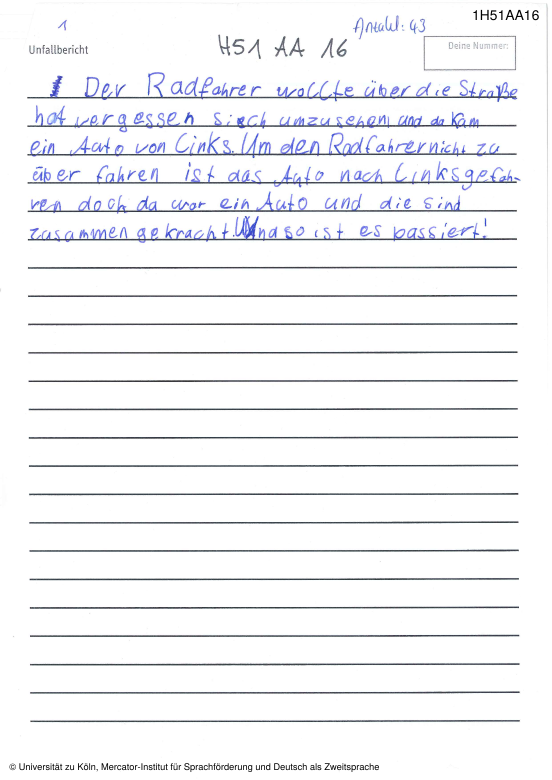
#> input picture data/example_text_2.png, 1654 x 2339 px (shown at 1/3 size)
$ jupyter execute preprocess_image.ipynb
#> lines starting #> are read from the running program, lines starting #| are printed output that depends on the picture; after the words box and inside, x2 and y2 are one past the last pixel; in counts of white or black regions, pixels touching at a corner belong together
#> further down, image_2_orig is the input picture: shape (2339, 1654, 3); mean B, G, R 246.1, 243.7, 243.1
### src/image_preprocessing/preprocess_image.py
import cv2
import numpy as np


def remove_lines(document):
	""" This function takes a lined document and removes all horizontal page lines.
	The same document without lines (as if it were blank) is returned.
	"""

	temp_document = cv2.cvtColor(document, cv2.COLOR_BGR2GRAY)
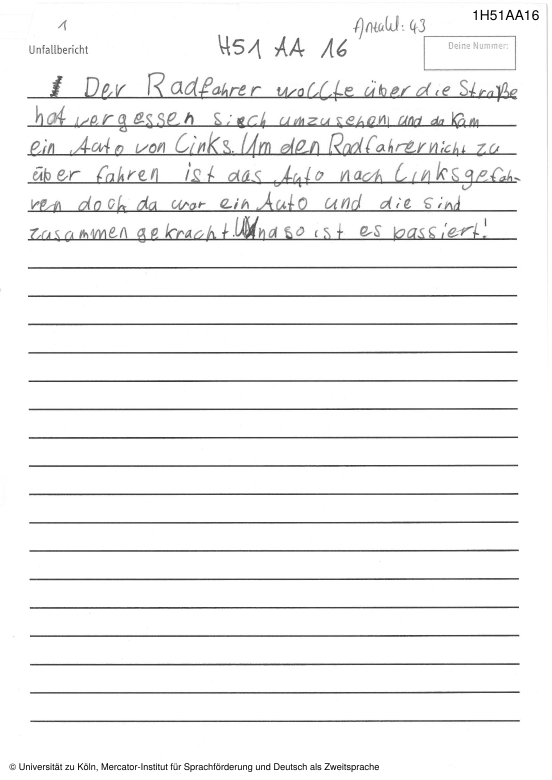
#> temp_document: shape (2339, 1654) (shown at 1/3 size); min 0, max 255, mean 243.8
	img = cv2.bitwise_not(temp_document)
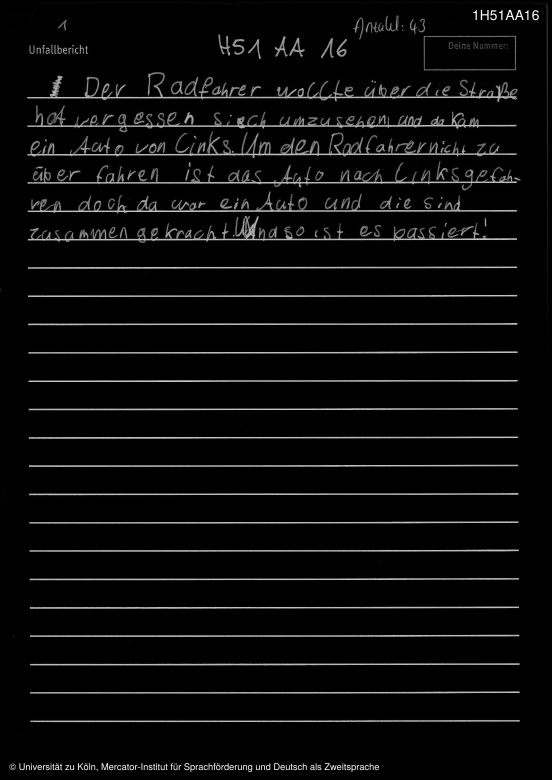
#> img: shape (2339, 1654) (shown at 1/3 size); min 0, max 255, mean 11.2

	th2 = cv2.adaptiveThreshold(img,255, cv2.ADAPTIVE_THRESH_MEAN_C,cv2.THRESH_BINARY,15,-2)
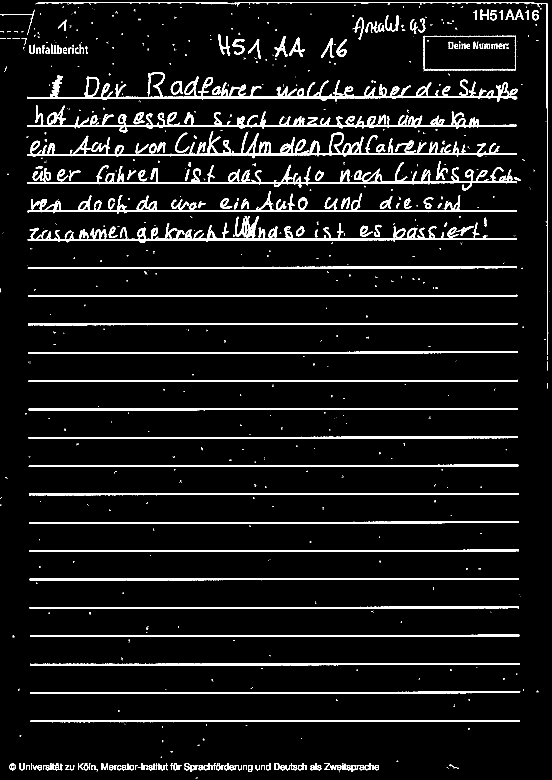
#> th2: shape (2339, 1654) (shown at 1/3 size); 6.8% white; 1020 white regions (767 under 20 px), largest, box (x1, y1, x2, y2) and area: (81, 216, 1553, 306) 17315, (82, 315, 1550, 397) 17281, (83, 648, 1551, 729) 16433

	#step0: identify kernel mask of horizontal lines
	horizontal = th2
	rows,cols = horizontal.shape
#> rows = 2339; cols = 1654

	horizontalsize = int(cols / 15)
#> horizontalsize = 110
	horizontalStructure = cv2.getStructuringElement(cv2.MORPH_RECT, (horizontalsize,3))
	horizontal = cv2.erode(horizontal, horizontalStructure)
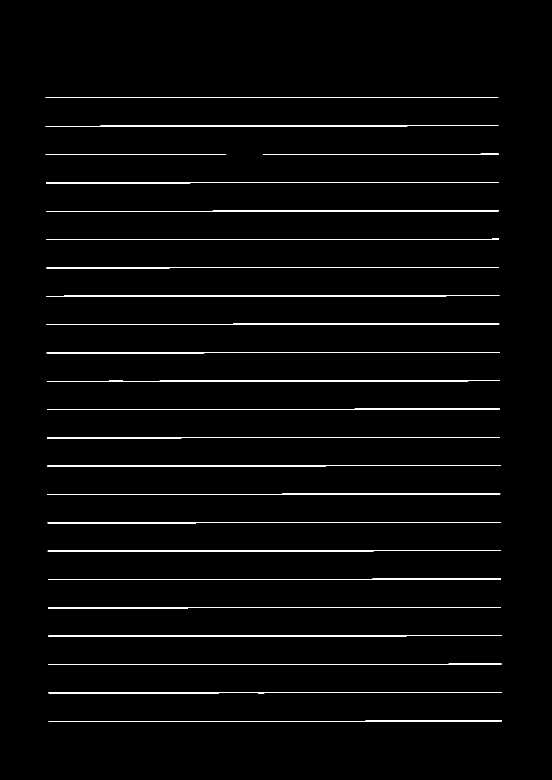
#> horizontal: shape (2339, 1654) (shown at 1/3 size); 1.8% white in thin lines or dots, all inside (x1, y1, x2, y2) = (137, 291, 1505, 2165)
	horizontal = cv2.dilate(horizontal, horizontalStructure)
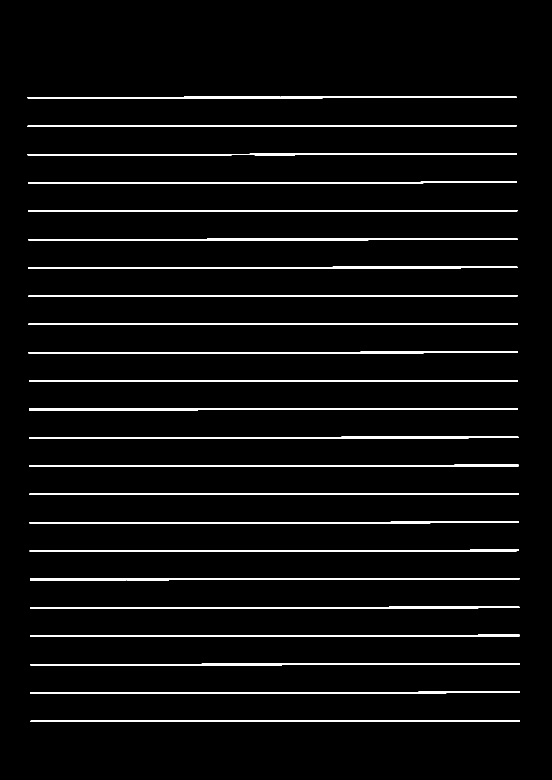
#> horizontal: shape (2339, 1654) (shown at 1/3 size); 3.9% white; 24 white regions, largest, box (x1, y1, x2, y2) and area: (85, 885, 1553, 891) 6777, (87, 1310, 1555, 1316) 6740, (85, 800, 1552, 806) 6719

	kernel = np.ones((5,5), dtype = "uint8") #strengthen lines so everything is cut out (without residues)
	horizontal = cv2.dilate(horizontal, kernel)
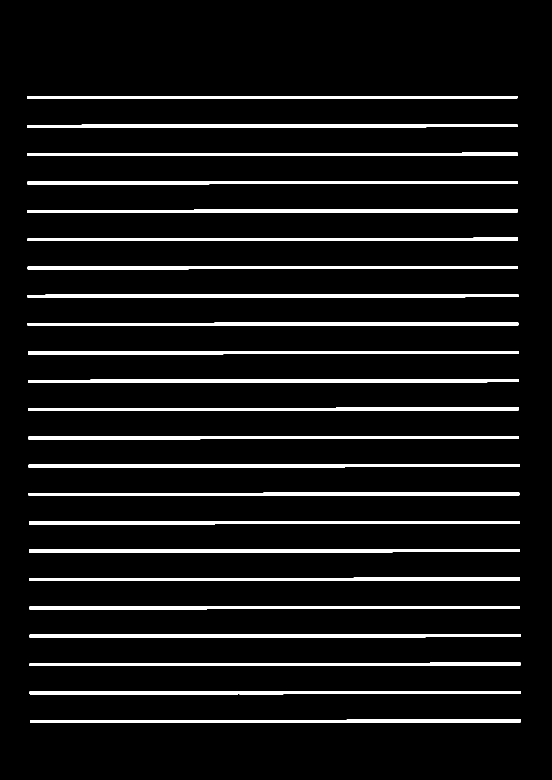
#> horizontal: shape (2339, 1654) (shown at 1/3 size); 7.4% white; 23 white regions, largest, box (x1, y1, x2, y2) and area: (83, 883, 1555, 893) 12689, (85, 1308, 1557, 1318) 12652, (89, 2073, 1562, 2083) 12628

	#step1: identify line edges
	edges = cv2.adaptiveThreshold(horizontal,255, cv2.ADAPTIVE_THRESH_MEAN_C,cv2.THRESH_BINARY,3,-2)
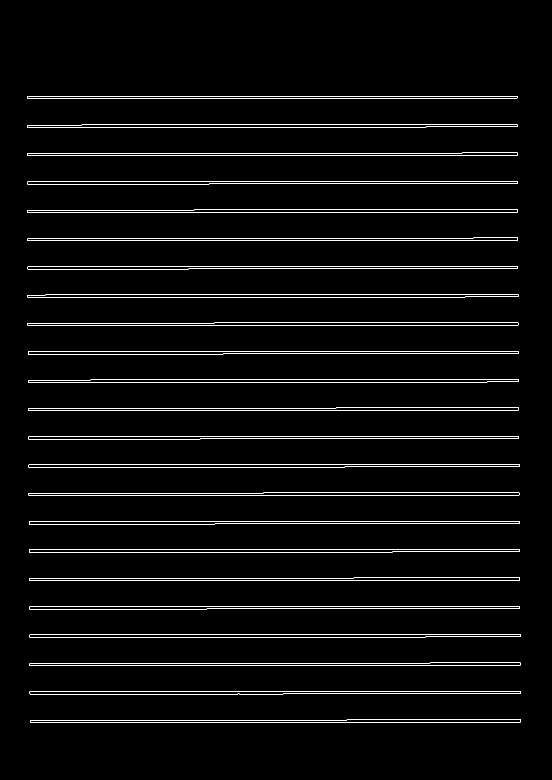
#> edges: shape (2339, 1654) (shown at 1/3 size); 1.8% white in thin lines or dots, all inside (x1, y1, x2, y2) = (81, 288, 1562, 2168)

	#step2: strengthen line size
	kernel = np.ones((2, 2), dtype = "uint8")
	dilated = cv2.dilate(edges, kernel)
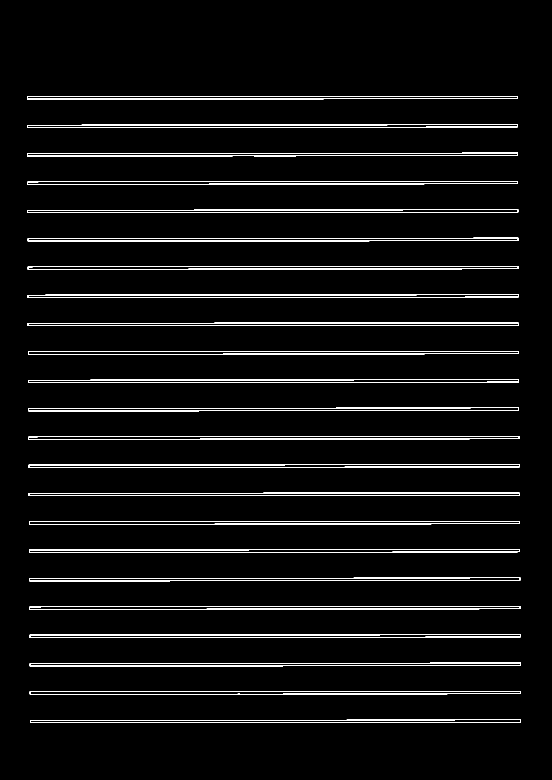
#> dilated: shape (2339, 1654) (shown at 1/3 size); 3.5% white in thin lines or dots, all inside (x1, y1, x2, y2) = (81, 288, 1563, 2169)

	# step3: blur original horiz. lines
	smooth = horizontal.copy()
	smooth = cv2.blur(smooth, (20,20))
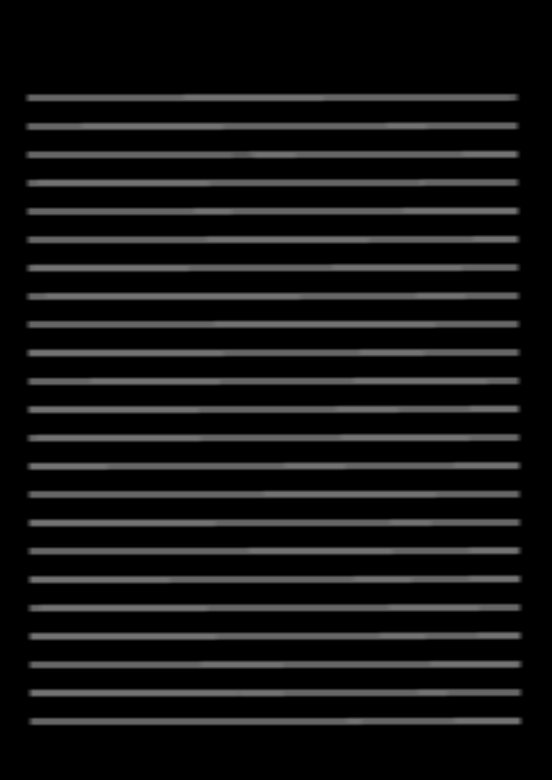
#> smooth: shape (2339, 1654) (shown at 1/3 size); min 0, max 115, mean 18.8

	#step4: remove fog around original lines
	(rows, cols) = np.where(img == 255)
#> rows = 4529 values from 30 to 2315; cols = 4529 values, max 1615 at index 786, min 33 at index 2320, mean 851.2
	horizontal[rows, cols] = smooth[rows, cols]

	#step5: subtract line mask from document
	threshold= set(range(80,256))
	for i, array in enumerate(horizontal):
		for j, element in enumerate(array):
			if element in threshold:
				temp_document[i, j] = 255
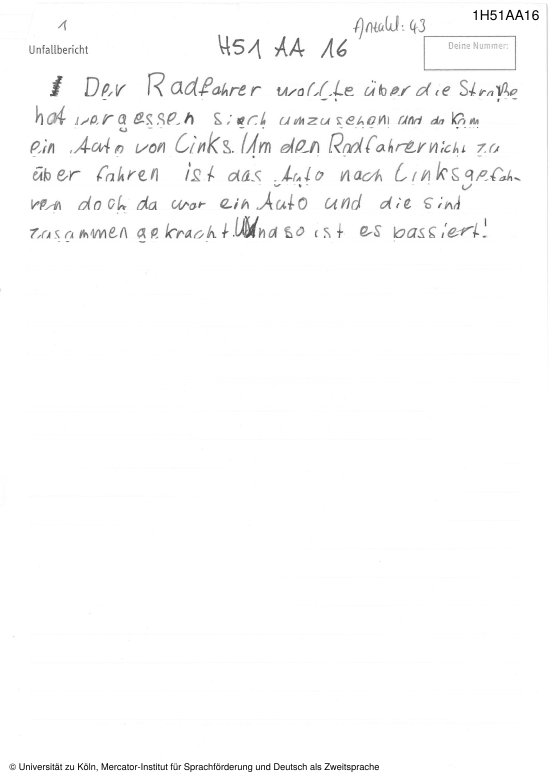
#> temp_document: shape (2339, 1654) (shown at 1/3 size); 7.04% of pixels changed, all inside (x1, y1, x2, y2) = (81, 288, 1562, 2168)

	return temp_document

### src/aux_functions/helpers.py
# -*- coding: utf-8 -*-
"""
Helper functions for ocr project
"""
import matplotlib.pyplot as plt
import numpy as np
import cv2

SMALL_HEIGHT = 800


# [7 lines left out: function resize, not called in this run]


def ratio(img, height=SMALL_HEIGHT):
    """ Getting scale ratio """
    return img.shape[0] / height


# [12 lines left out: function extendImg, not called in this run]

def display_image(img, cmap=None):
    dpi = 80
    margin = 0.05 # (5% of the width/height of the figure...)
    xpixels, ypixels = 800, 800

    # Make a figure big enough to accomodate an axis of xpixels by ypixels
    # as well as the ticklabels, etc...
    figsize = (1 + margin) * ypixels / dpi, (1 + margin) * xpixels / dpi

    fig = plt.figure(figsize=figsize, dpi=dpi)
    # Make the axis the right size...
    ax = fig.add_axes([margin, margin, 1 - 2*margin, 1 - 2*margin])

    ax.imshow(img, cmap=cmap)
    plt.show()
    return print("loaded")

### src/image_preprocessing/preprocess_image.ipynb
_Code to do image preprocessing, that is removing noise such as stains and lines_

### Remove lines from lined paper

[cell 1]
#Import external packages

import cv2
import matplotlib.pyplot as plt
import numpy as np
import pandas as pd

import sys, os

plt.rcParams['figure.figsize'] = (15.0, 9.0)

print("OpenCV: " + cv2.__version__)
print("Numpy: " + np.__version__)
print("Pandas: " + pd.__version__)

[cell 2]
# Import internal packages

#Hack to add parent directory to PYTHONPATH
sys.path.insert(0,os.path.abspath(".."))
print(os.path.abspath(".."))
from aux_functions.helpers import *
from image_preprocessing.preprocess_image import remove_lines

print('auxiliary functions loaded')

[cell 3]
source_dir = os.path.abspath("../../data/")
image_2_orig = cv2.imread(source_dir+'/example_text_2.png')

result = remove_lines(image_2_orig)
display_image(result, "gray")

[cell 4]
image_2 = cv2.cvtColor(image_2_orig, cv2.COLOR_BGR2GRAY)
img = cv2.bitwise_not(image_2)
th2 = cv2.adaptiveThreshold(img,255, cv2.ADAPTIVE_THRESH_MEAN_C,cv2.THRESH_BINARY,15,-2)

#step0: get horizontal lines
horizontal = th2
rows,cols = horizontal.shape
#> rows = 2339; cols = 1654

horizontalsize = int(cols / 15)
#> horizontalsize = 110
horizontalStructure = cv2.getStructuringElement(cv2.MORPH_RECT, (horizontalsize,3))
horizontal = cv2.erode(horizontal, horizontalStructure)
horizontal = cv2.dilate(horizontal, horizontalStructure)

kernel = np.ones((5,5), dtype = "uint8")
horizontal = cv2.dilate(horizontal, kernel)

[cell 5]
#step1: identify line edges
edges = cv2.adaptiveThreshold(horizontal,255, cv2.ADAPTIVE_THRESH_MEAN_C,cv2.THRESH_BINARY,3,-2)

#step2: strengthen line size
kernel = np.ones((2, 2), dtype = "uint8")
dilated = cv2.dilate(edges, kernel)

# step3: blur original horiz. lines
smooth = horizontal.copy()
smooth = cv2.blur(smooth, (20,20))

#step 5
(rows, cols) = np.where(img == 255)
#> rows = 4529 values from 30 to 2315; cols = 4529 values, max 1615 at index 786, min 33 at index 2320, mean 851.2
horizontal[rows, cols] = smooth[rows, cols]

[cell 6]
threshold= set(range(80,256))
for i, array in enumerate(horizontal):
    for j, element in enumerate(array):
        if element in threshold:
            image_2[i, j] = 255

[cell 7]
display_image(image_2, "gray")

$ run again, with data/example_text_3.png copied over data/example_text_2.png
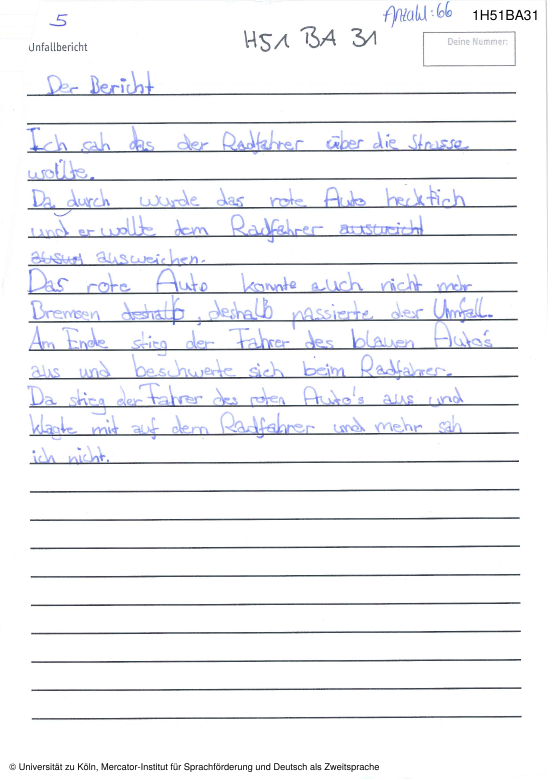
#> input picture data/example_text_3.png, 1654 x 2339 px (shown at 1/3 size)
#> image_2_orig is the input picture: shape (2339, 1654, 3); mean B, G, R 246.3, 243.4, 242.7
#> in remove_lines, `th2 = cv2.adaptiveThreshold(img,255, cv2.ADAPTIVE_THRESH_MEAN_C,cv2.TH..`:
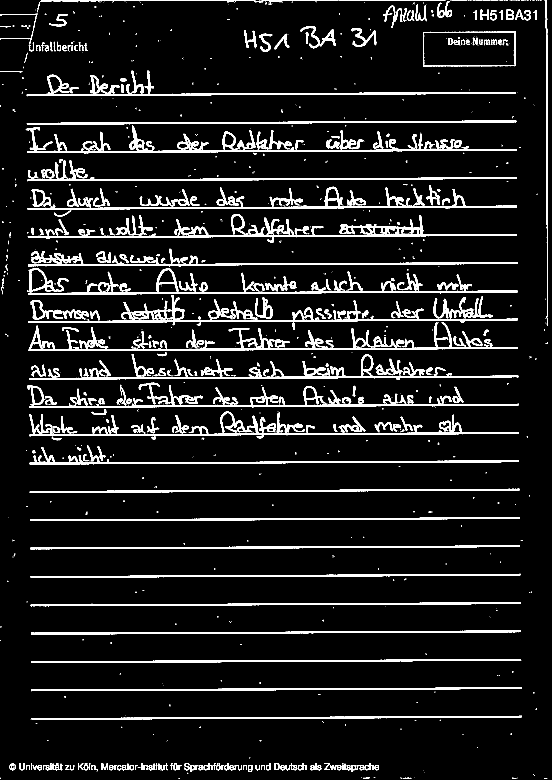
#> th2: shape (2339, 1654) (shown at 1/3 size); 8.2% white; 1304 white regions (895 under 20 px), largest, box (x1, y1, x2, y2) and area: (79, 377, 1550, 460) 14314, (83, 643, 1551, 729) 13935, (86, 977, 1554, 1053) 11140
#> edges: shape (2339, 1654); 1.8% white in thin lines or dots, all inside (x1, y1, x2, y2) = (80, 275, 1568, 2161)
#> dilated: shape (2339, 1654); 3.5% white in thin lines or dots, all inside (x1, y1, x2, y2) = (80, 275, 1569, 2162)
#> in remove_lines, `(rows, cols) = np.where(img == 255)`: rows = 4587 values from 30 to 2315; cols = 4587 values, max 1608 at index 64, min 33 at index 2378, mean 858.7
#> after the loop in remove_lines, `for i, array in enumerate(horizontal):`:
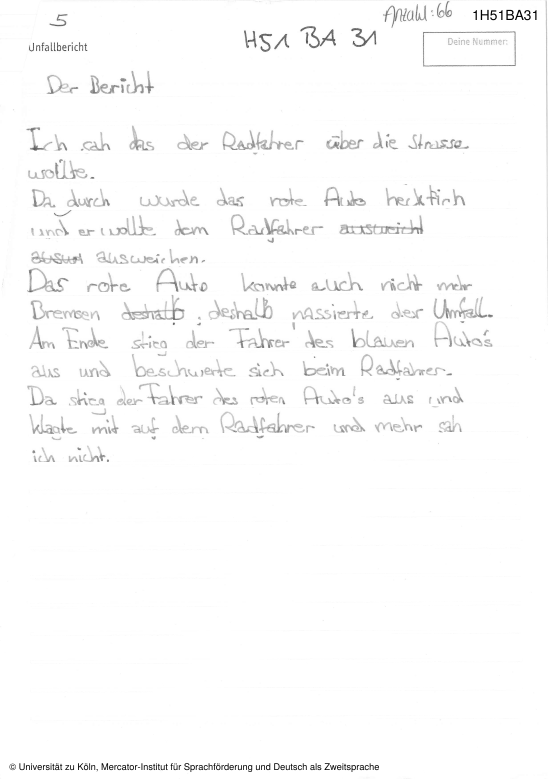
#> temp_document: shape (2339, 1654) (shown at 1/3 size); min 0, max 255, mean 251
#> `(rows, cols) = np.where(img == 255)`: rows = 4587 values from 30 to 2315

$ run again, with data/example_text.png copied over data/example_text_2.png
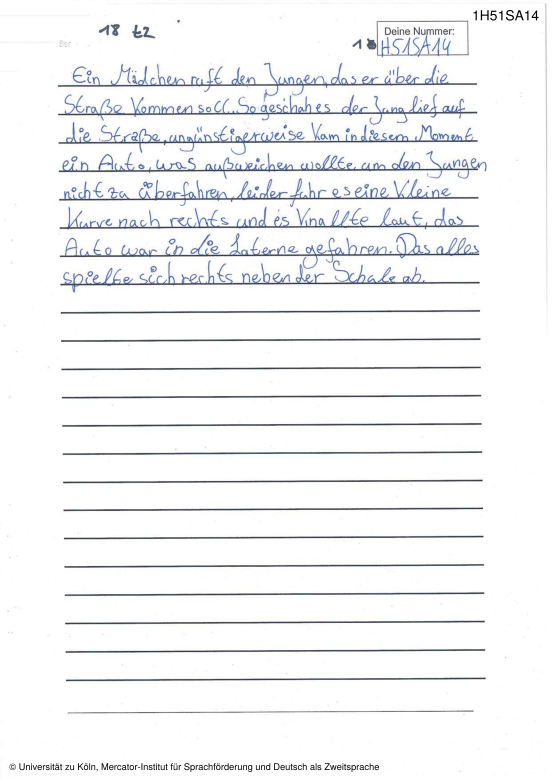
#> input picture data/example_text.png, 1654 x 2339 px (shown at 1/3 size)
#> image_2_orig is the input picture: shape (2339, 1654, 3); mean B, G, R 245.5, 244.2, 243.5
#> th2: shape (2339, 1654); 7.1% white; 2120 white regions (1728 under 20 px), largest, box (x1, y1, x2, y2) and area: (174, 281, 1432, 375) 16345, (179, 698, 1438, 807) 16289, (176, 452, 1460, 537) 15869
#> edges: shape (2339, 1654); 1.6% white in thin lines or dots
#> dilated: shape (2339, 1654); 3.2% white in thin lines or dots
#> in remove_lines, `(rows, cols) = np.where(img == 255)`: rows = 4470 values from 30 to 2315; cols = 4470 values, max 1614 at index 855, min 33 at index 2285, mean 848.1
#> after the loop in remove_lines, `for i, array in enumerate(horizontal):`:
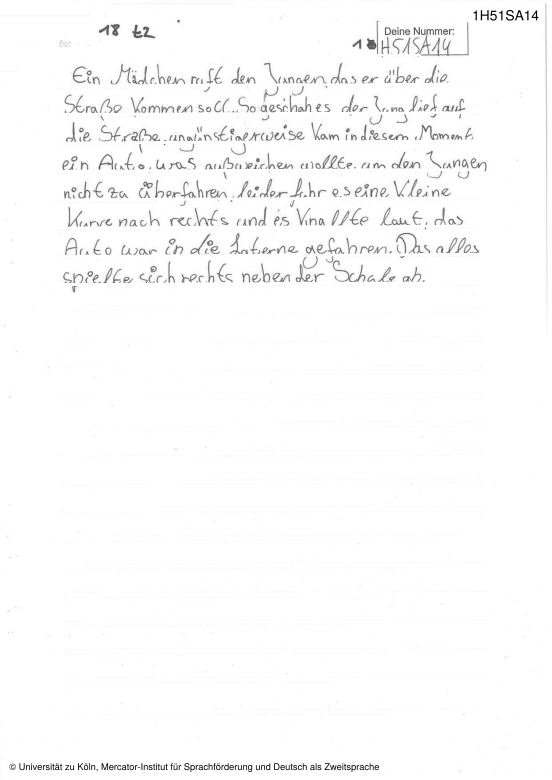
#> temp_document: shape (2339, 1654) (shown at 1/3 size); min 0, max 255, mean 250.8
#> `(rows, cols) = np.where(img == 255)`: rows = 4470 values from 30 to 2315
